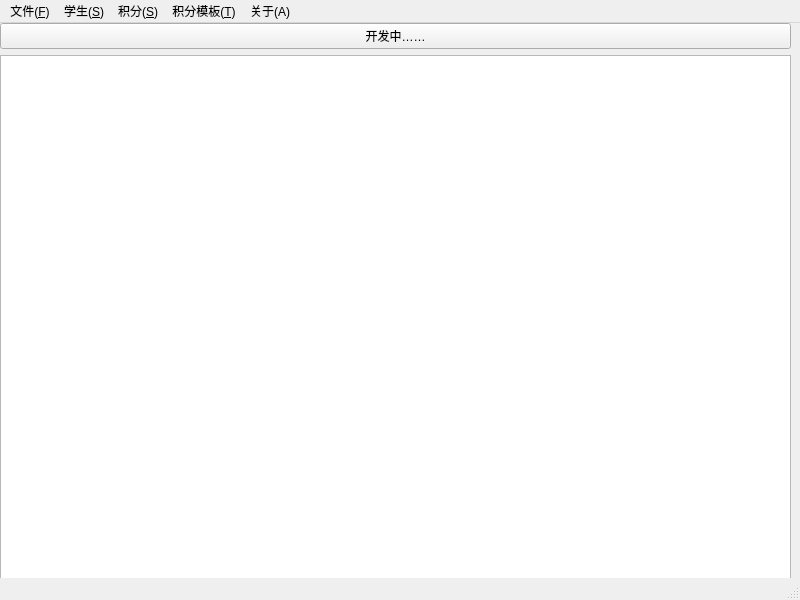
<?xml version="1.0" encoding="UTF-8"?>
<ui version="4.0">
 <class>MainWindow</class>
 <widget class="QMainWindow" name="MainWindow">
  <property name="geometry">
   <rect>
    <x>0</x>
    <y>0</y>
    <width>800</width>
    <height>600</height>
   </rect>
  </property>
  <property name="windowTitle">
   <string>班级积分管理系统</string>
  </property>
  <widget class="QWidget" name="centralwidget">
   <widget class="QStackedWidget" name="stackedWidget">
    <property name="geometry">
     <rect>
      <x>0</x>
      <y>0</y>
      <width>791</width>
      <height>561</height>
     </rect>
    </property>
    <property name="currentIndex">
     <number>1</number>
    </property>
    <widget class="QWidget" name="page">
     <widget class="QLabel" name="label">
      <property name="geometry">
       <rect>
        <x>0</x>
        <y>0</y>
        <width>176</width>
        <height>29</height>
       </rect>
      </property>
      <property name="font">
       <font>
        <pointsize>14</pointsize>
       </font>
      </property>
      <property name="text">
       <string>主界面开发中……</string>
      </property>
     </widget>
    </widget>
    <widget class="QWidget" name="page_2">
     <layout class="QVBoxLayout" name="verticalLayout">
      <property name="leftMargin">
       <number>0</number>
      </property>
      <property name="topMargin">
       <number>0</number>
      </property>
      <property name="rightMargin">
       <number>0</number>
      </property>
      <property name="bottomMargin">
       <number>0</number>
      </property>
      <item>
       <widget class="QPushButton" name="pushButton">
        <property name="text">
         <string>开发中……</string>
        </property>
       </widget>
      </item>
      <item>
       <widget class="QTableView" name="tableView">
        <property name="acceptDrops">
         <bool>true</bool>
        </property>
        <property name="showDropIndicator" stdset="0">
         <bool>true</bool>
        </property>
        <property name="dragEnabled">
         <bool>true</bool>
        </property>
        <property name="dragDropOverwriteMode">
         <bool>false</bool>
        </property>
        <property name="dragDropMode">
         <enum>QAbstractItemView::DragDropMode::InternalMove</enum>
        </property>
        <property name="defaultDropAction">
         <enum>Qt::DropAction::MoveAction</enum>
        </property>
        <property name="selectionMode">
         <enum>QAbstractItemView::SelectionMode::SingleSelection</enum>
        </property>
        <property name="selectionBehavior">
         <enum>QAbstractItemView::SelectionBehavior::SelectRows</enum>
        </property>
       </widget>
      </item>
     </layout>
    </widget>
   </widget>
  </widget>
  <widget class="QMenuBar" name="menubar">
   <property name="geometry">
    <rect>
     <x>0</x>
     <y>0</y>
     <width>800</width>
     <height>25</height>
    </rect>
   </property>
   <widget class="QMenu" name="menu_File">
    <property name="title">
     <string>文件(&amp;F)</string>
    </property>
    <addaction name="action_OpenFile"/>
    <addaction name="action_NewFile"/>
    <addaction name="action_SaveFile"/>
    <addaction name="action_CloseFile"/>
    <addaction name="separator"/>
    <addaction name="action_ExitApp"/>
   </widget>
   <widget class="QMenu" name="menu_Score">
    <property name="title">
     <string>积分(&amp;S)</string>
    </property>
    <addaction name="action_NewScoreRecord"/>
    <addaction name="action_UseScoreTemplate"/>
    <addaction name="action_SaveScoreRecord"/>
    <addaction name="action_ExportScoreSum"/>
    <addaction name="separator"/>
    <addaction name="action_ShowRecordHistory"/>
    <addaction name="action_HideRecordHistory"/>
    <addaction name="action_DeleteRecordHistory"/>
    <addaction name="action_ClearRecords"/>
   </widget>
   <widget class="QMenu" name="menu_ScoreTemplate">
    <property name="title">
     <string>积分模板(&amp;T)</string>
    </property>
    <addaction name="action_NewTemplate"/>
    <addaction name="action_EditTemplate"/>
    <addaction name="action_ShowTemplate"/>
    <addaction name="action_HideTemplate"/>
    <addaction name="action_DeleteTemplate"/>
    <addaction name="action_ClearTemplates"/>
   </widget>
   <widget class="QMenu" name="menu_About">
    <property name="title">
     <string>关于(A)</string>
    </property>
    <addaction name="action_AboutApp"/>
    <addaction name="action_AboutQt"/>
   </widget>
   <widget class="QMenu" name="menu_Student">
    <property name="title">
     <string>学生(&amp;S)</string>
    </property>
    <addaction name="action_AddStudent"/>
    <addaction name="action_ImportStudents"/>
    <addaction name="action_DeleteStudent"/>
    <addaction name="action_ClearStudents"/>
   </widget>
   <addaction name="menu_File"/>
   <addaction name="menu_Student"/>
   <addaction name="menu_Score"/>
   <addaction name="menu_ScoreTemplate"/>
   <addaction name="menu_About"/>
  </widget>
  <widget class="QStatusBar" name="statusbar"/>
  <action name="action_OpenFile">
   <property name="icon">
    <iconset theme="QIcon::ThemeIcon::DocumentOpen"/>
   </property>
   <property name="text">
    <string>打开</string>
   </property>
  </action>
  <action name="action_NewFile">
   <property name="icon">
    <iconset theme="QIcon::ThemeIcon::DocumentNew"/>
   </property>
   <property name="text">
    <string>新建</string>
   </property>
  </action>
  <action name="action_SaveFile">
   <property name="enabled">
    <bool>false</bool>
   </property>
   <property name="icon">
    <iconset theme="QIcon::ThemeIcon::DocumentSave"/>
   </property>
   <property name="text">
    <string>保存</string>
   </property>
  </action>
  <action name="action_CloseFile">
   <property name="enabled">
    <bool>false</bool>
   </property>
   <property name="icon">
    <iconset theme="QIcon::ThemeIcon::WindowClose"/>
   </property>
   <property name="text">
    <string>关闭</string>
   </property>
  </action>
  <action name="action_ExitApp">
   <property name="icon">
    <iconset theme="QIcon::ThemeIcon::ApplicationExit"/>
   </property>
   <property name="text">
    <string>退出程序</string>
   </property>
  </action>
  <action name="action_DebugPrint">
   <property name="text">
    <string>输出全部数据</string>
   </property>
  </action>
  <action name="action_ShowRecordHistory">
   <property name="enabled">
    <bool>false</bool>
   </property>
   <property name="text">
    <string>查看历史记录</string>
   </property>
  </action>
  <action name="action_HideRecordHistory">
   <property name="enabled">
    <bool>false</bool>
   </property>
   <property name="text">
    <string>关闭历史记录预览</string>
   </property>
  </action>
  <action name="action_ShowTemplate">
   <property name="enabled">
    <bool>false</bool>
   </property>
   <property name="text">
    <string>查看积分模板</string>
   </property>
  </action>
  <action name="action_HideTemplate">
   <property name="enabled">
    <bool>false</bool>
   </property>
   <property name="text">
    <string>关闭积分模板预览</string>
   </property>
  </action>
  <action name="action_NewTemplate">
   <property name="enabled">
    <bool>false</bool>
   </property>
   <property name="text">
    <string>新建积分模板</string>
   </property>
  </action>
  <action name="action_EditTemplate">
   <property name="enabled">
    <bool>false</bool>
   </property>
   <property name="text">
    <string>更改积分模板描述</string>
   </property>
  </action>
  <action name="action_NewScoreRecord">
   <property name="enabled">
    <bool>false</bool>
   </property>
   <property name="text">
    <string>新建积分记录</string>
   </property>
  </action>
  <action name="action_SaveScoreRecord">
   <property name="enabled">
    <bool>false</bool>
   </property>
   <property name="text">
    <string>保存积分记录</string>
   </property>
  </action>
  <action name="action_UseScoreTemplate">
   <property name="enabled">
    <bool>false</bool>
   </property>
   <property name="text">
    <string>应用积分模板</string>
   </property>
  </action>
  <action name="action_ExportScoreSum">
   <property name="enabled">
    <bool>false</bool>
   </property>
   <property name="text">
    <string>积分求和统计</string>
   </property>
  </action>
  <action name="action_AboutApp">
   <property name="text">
    <string>关于本程序</string>
   </property>
  </action>
  <action name="action_AboutQt">
   <property name="text">
    <string>关于Qt</string>
   </property>
  </action>
  <action name="action_DeleteRecordHistory">
   <property name="enabled">
    <bool>false</bool>
   </property>
   <property name="text">
    <string>删除一项历史记录</string>
   </property>
  </action>
  <action name="action_DeleteTemplate">
   <property name="enabled">
    <bool>false</bool>
   </property>
   <property name="text">
    <string>删除一个积分模板</string>
   </property>
  </action>
  <action name="action_AddStudent">
   <property name="enabled">
    <bool>false</bool>
   </property>
   <property name="text">
    <string>添加学生</string>
   </property>
  </action>
  <action name="action_DeleteStudent">
   <property name="enabled">
    <bool>false</bool>
   </property>
   <property name="text">
    <string>删除一个学生</string>
   </property>
  </action>
  <action name="action_ImportStudents">
   <property name="enabled">
    <bool>false</bool>
   </property>
   <property name="text">
    <string>批量导入学生</string>
   </property>
  </action>
  <action name="action_ClearStudents">
   <property name="enabled">
    <bool>false</bool>
   </property>
   <property name="text">
    <string>清空班级信息</string>
   </property>
  </action>
  <action name="action_ClearRecords">
   <property name="enabled">
    <bool>false</bool>
   </property>
   <property name="text">
    <string>清空积分记录</string>
   </property>
  </action>
  <action name="action_ClearTemplates">
   <property name="enabled">
    <bool>false</bool>
   </property>
   <property name="text">
    <string>清空积分模板</string>
   </property>
  </action>
 </widget>
 <resources/>
 <connections/>
</ui>
